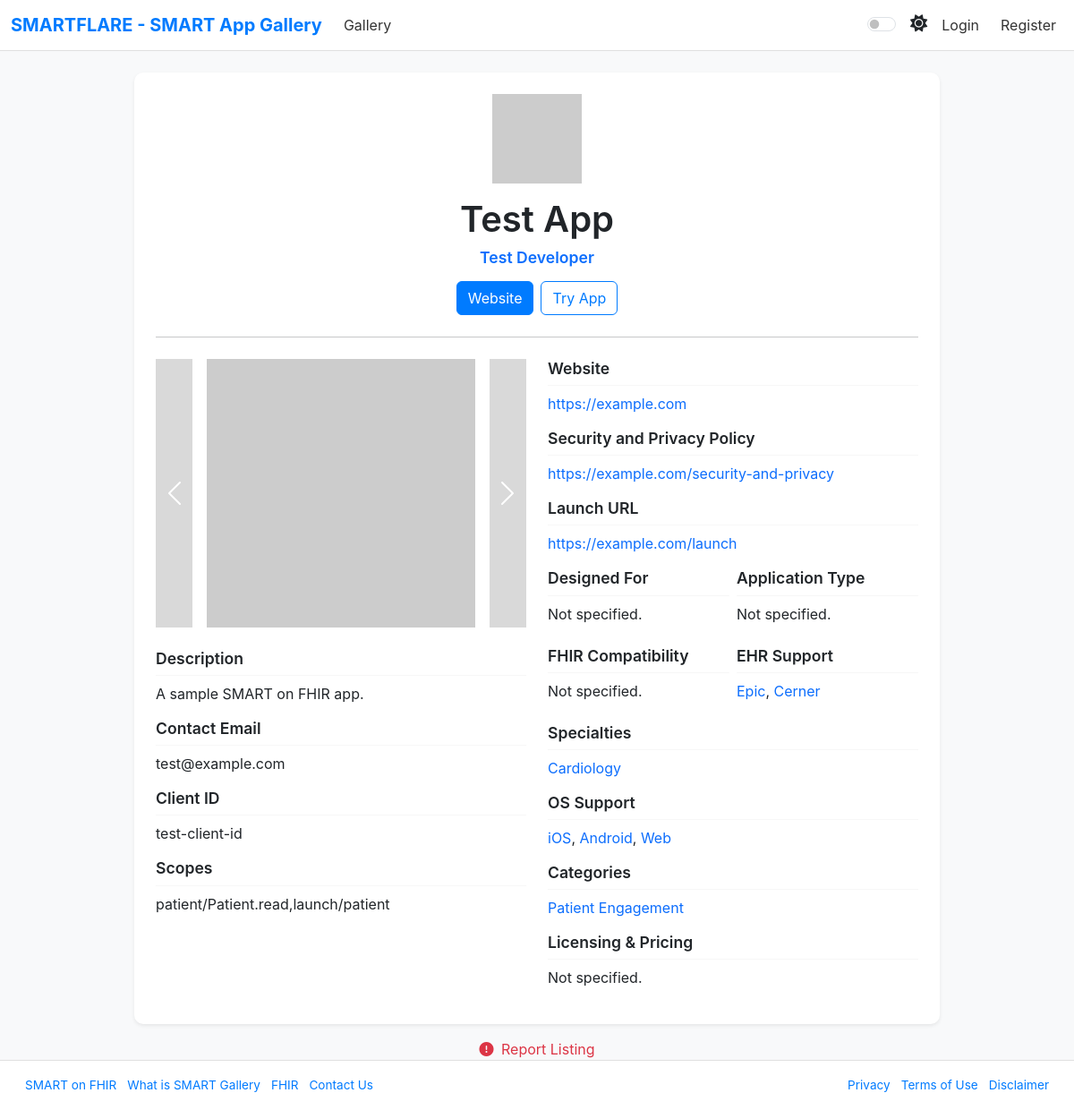
Before: /gallery/4 with the older database file.
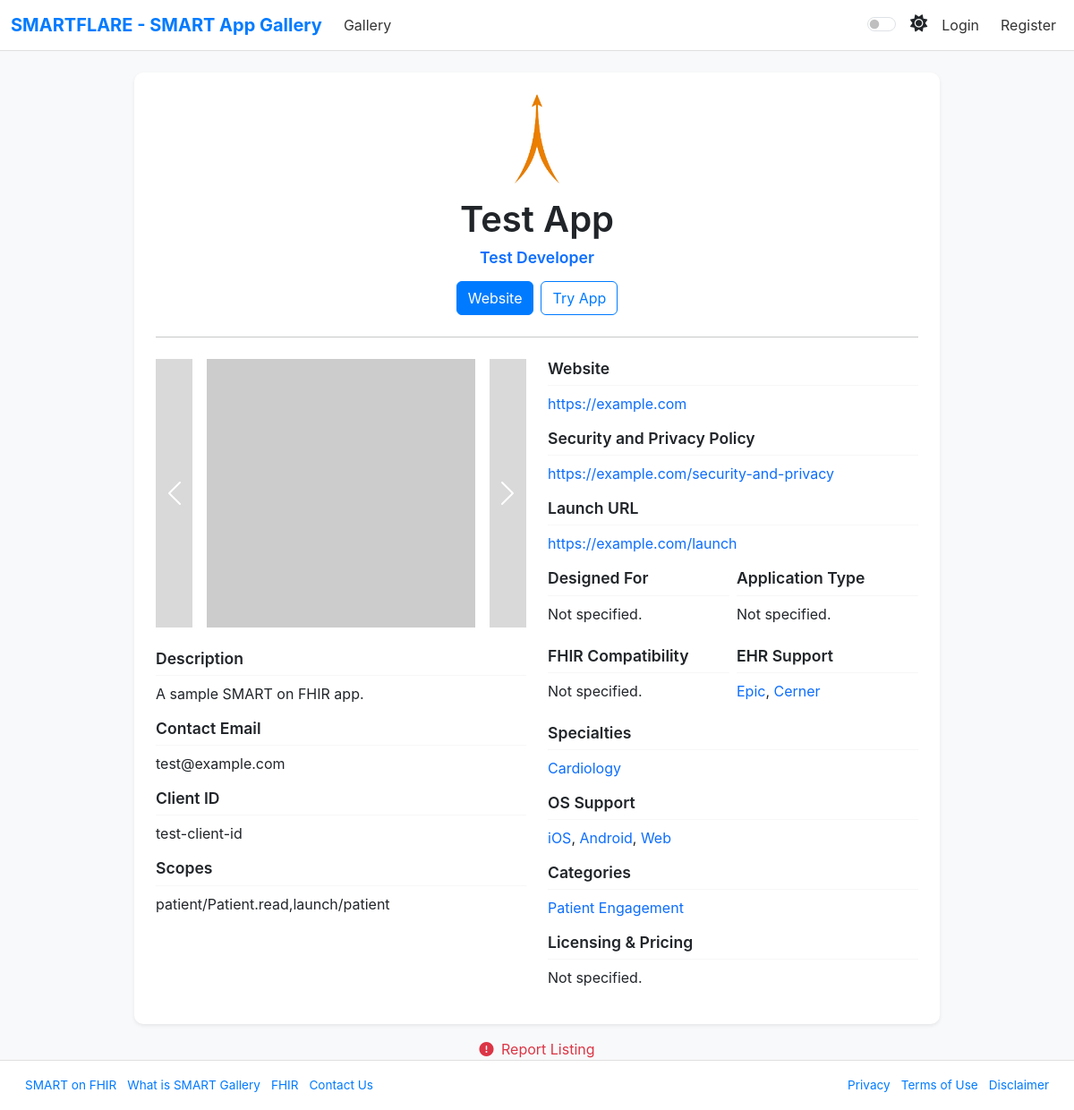
After: the same page with the newer database file.
### app/models.py (models this page shows)
class SmartApp(db.Model):
    id = db.Column(db.Integer, primary_key=True)
    name = db.Column(db.String(100), nullable=False)
    description = db.Column(db.Text, nullable=False)
    developer = db.Column(db.String(100), nullable=False)
    contact_email = db.Column(db.String(120), nullable=False)
    logo_url = db.Column(db.String(200))
    launch_url = db.Column(db.String(200), nullable=False)
    client_id = db.Column(db.String(100), nullable=False)
    scopes = db.Column(db.Text)
    website = db.Column(db.String(200))
    designed_for_id = db.Column(db.Integer, db.ForeignKey('designed_for.id'))
    application_type_id = db.Column(db.Integer, db.ForeignKey('application_type.id'))
    fhir_compatibility_id = db.Column(db.Integer, db.ForeignKey('fhir_support.id'))
    categories = db.Column(db.Text)  # Comma-separated Category IDs
    specialties = db.Column(db.Text)  # Comma-separated Speciality IDs
    licensing_pricing_id = db.Column(db.Integer, db.ForeignKey('pricing_license.id'))
    os_support = db.Column(db.Text)  # Comma-separated OSSupport IDs
    app_images = db.Column(db.Text)
    ehr_support = db.Column(db.Text)  # Comma-separated EHRSupport IDs
    user_id = db.Column(db.Integer, db.ForeignKey('user.id'), nullable=False)
    registration_date = db.Column(db.DateTime, default=datetime.utcnow)
    last_updated = db.Column(db.DateTime, default=datetime.utcnow, onupdate=datetime.utcnow)

### app/routes.py (the view)
@gallery_bp.route('/gallery/<int:app_id>')
def app_detail(app_id):
    app = SmartApp.query.get_or_404(app_id)
    logger.debug(f"App Detail ID: {app_id}, logo_url: {app.logo_url}, app_images: {app.app_images}")
    app_categories = []
    if app.categories:
        category_ids = [int(cid) for cid in app.categories.split(',') if cid]
        app_categories = Category.query.filter(Category.id.in_(category_ids)).all()
    app_specialties = []
    if app.specialties:
        speciality_ids = [int(sid) for sid in app.specialties.split(',') if sid]
        app_specialties = Speciality.query.filter(Speciality.id.in_(speciality_ids)).all()
    app_os_supports = []
    if app.os_support:
        os_ids = [int(oid) for oid in app.os_support.split(',') if oid]
        app_os_supports = OSSupport.query.filter(OSSupport.id.in_(os_ids)).all()
    app_ehr_supports = []
    if app.ehr_support:
        ehr_ids = [int(eid) for eid in app.ehr_support.split(',') if eid]
        app_ehr_supports = EHRSupport.query.filter(EHRSupport.id.in_(ehr_ids)).all()
    return render_template(
        'app_detail.html',
        app=app,
        app_categories=app_categories,
        app_specialties=app_specialties,
        app_os_supports=app_os_supports,
        app_ehr_supports=app_ehr_supports
    )

### app/templates/app_detail.html (shortened to what the changed rows need)
{% extends "base.html" %}
{% block content %}
    <div class="container mt-4">
        <div class="card shadow-sm mx-auto" style="max-width: 900px; border: none; border-radius: 10px; animation: fadeIn 0.5s;">
            <div class="card-body p-4">
                {% if app.logo_url %}
                    <img src="{{ app.logo_url }}" alt="{{ app.name }} logo" class="d-block mx-auto mb-3" style="width: 100px; height: 100px; object-fit: contain;" onerror="this.src='https://via.placeholder.com/100?text=No+Logo';">
                {% else %}
                    <img src="https://via.placeholder.com/100?text=No+Logo" alt="No Logo" class="d-block mx-auto mb-3" style="width: 100px; height: 100px; object-fit: contain;">
                {% endif %}
                <h1 class="text-center mb-2">{{ app.name }}</h1>
                <h5 class="text-center text-muted mb-3">
                    <a href="{{ url_for('gallery.gallery', search=app.developer) }}" class="text-decoration-none">{{ app.developer }}</a>
                </h5>
                <div class="d-flex justify-content-center gap-2 mb-4">
                    {% if app.website %}
                        <a href="{{ app.website }}" class="btn btn-primary" aria-label="Visit {{ app.name }} website">Website</a>
                    {% else %}
                        <button class="btn btn-primary" disabled>Website</button>
                    {% endif %}
                    <a href="{{ app.launch_url }}" class="btn btn-outline-primary" aria-label="Try {{ app.name }} with sandbox data">Try App</a>
                </div>
                <hr class="my-4">
                <div class="row g-4">
                    <div class="col-md-6">
                        {% if app.app_images %}
                            <div id="appImagesCarousel" class="carousel slide mb-4" data-bs-ride="carousel">
                                <div class="carousel-inner">
                                    {% for img_url in app.app_images.split(',') %}
                                        <div class="carousel-item {% if loop.first %}active{% endif %}">
                                            <img src="{{ img_url }}" class="d-block w-100" alt="App Screenshot {{ loop.index }}" style="max-height: 300px; object-fit: contain;" onerror="this.src='https://via.placeholder.com/300?text=No+Image';">
                                        </div>
                                    {% endfor %}
                                </div>
                            </div>
                        {% else %}
                            <img src="https://via.placeholder.com/300?text=No+Image" class="d-block w-100 mb-4" alt="No Image" style="max-height: 300px; object-fit: contain;">
                        {% endif %}
                        <section class="mb-3">
                            <h5>Description</h5>
                            <hr class="small-hr">
                            <p>{{ app.description or 'No description provided.' }}</p>
                        </section>
                        <section class="mb-3">
                            <h5>Contact Email</h5>
                            <hr class="small-hr">
                            <p>{{ app.contact_email or 'Not specified.' }}</p>
                        </section>
                        <section class="mb-3">
                            <h5>Client ID</h5>
                            <hr class="small-hr">
                            <p>{{ app.client_id or 'Not specified.' }}</p>
                        </section>
                        <section class="mb-3">
                            <h5>Scopes</h5>
                            <hr class="small-hr">
                            <p>{{ app.scopes or 'Not specified.' }}</p>
                        </section>
                    </div>
                    <div class="col-md-6">
                        <section class="mb-3">
                            <p>
                                {% if app.website %}
                                    <a href="{{ app.website }}" class="text-decoration-none">{{ app.website }}</a>
                                {% else %}
                                    Not specified.
                                {% endif %}
                            </p>
                        </section>
                        {% if app.website %}
                            <section class="mb-3">
                                <h5>Security and Privacy Policy</h5>
                                <hr class="small-hr">
                                <p><a href="{{ app.website }}/security-and-privacy" class="text-decoration-none">{{ app.website }}/security-and-privacy</a></p>
                            </section>
                        {% endif %}
                        <section class="mb-3">
                            <p><a href="{{ app.launch_url }}" class="text-decoration-none">{{ app.launch_url }}</a></p>
                        </section>
                    </div>
                </div>
            </div>
        </div>
    </div>
{% endblock %}

Changed rows visible on the page:
changed SmartApp "Test App": logo_url: picture added
